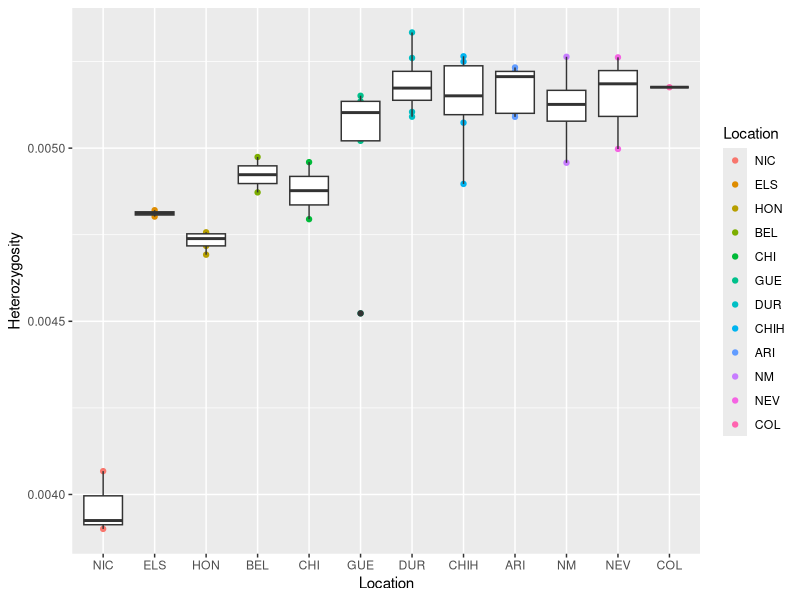
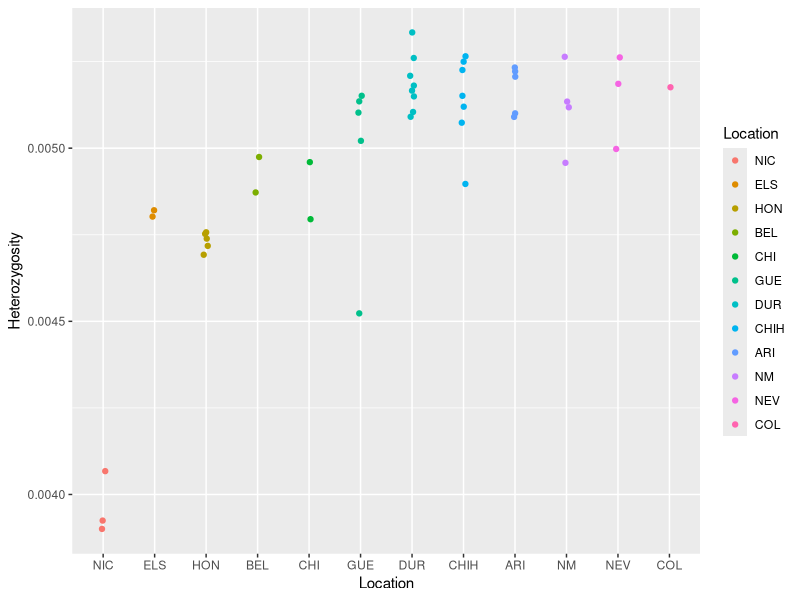

R code for these plots, in order:
## Script to make box and whisker and scatter plots for  whole genome heterozygosity estimates per individual). 

library(tidyverse)

## heterozygosity by species boxplot 

het <- read.csv(file = "setophaga_het.csv", header= T, sep = ,)

het$Location <- factor(het$Location, levels= c("NIC", "ELS", "HON", "BEL", "CHI", 
                                           "GUE", "DUR", "CHIH", "ARI", "NM", 
                                           "NEV", "COL"))

ggplot(het, aes(x=Location, y=Heterozygosity)) + 
  geom_point(aes(col = Location)) +
  geom_boxplot()

## heterozygosity by species scatter plot

ggplot(het, aes(x=Location, y=Heterozygosity)) + 
  geom_jitter(aes(col = Location), width = 0.05)
  
